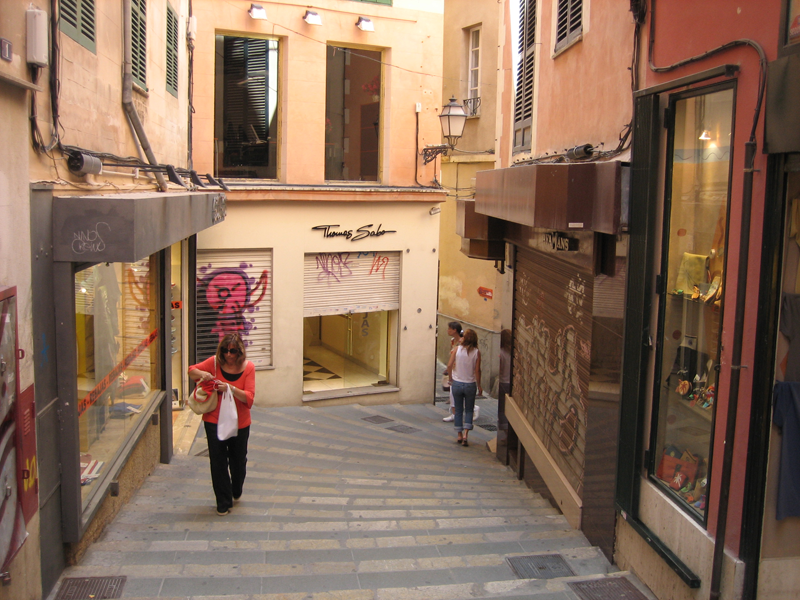
#> input picture 5. Computer Vision/TP1/images/palma.png, 800 x 600 px
$ jupyter execute --allow-errors restoration_student_bastien_billiot.ipynb
#> lines starting #> are read from the running program, lines starting #| are printed output that depends on the picture; after the words box and inside, x2 and y2 are one past the last pixel; in counts of white or black regions, pixels touching at a corner belong together; long printed decimals are rounded
# Part 3 : Restoration

In this part of the TP, we are going to look at image restoration. We will look at several type of noise and ways to remove this noise. We first define some helper functions.

### Your task

In the lab work, you must fill in the code in the places marked FILL IN CODE, or answer the written questions directly on the notebook.

[cell 1]
from matplotlib import pyplot as plt
import numpy as np
import imageio
from skimage import color

is_colab = False


def read_image(file_name):
#> called with file_name = 'images/palma.png'
    img_color = imageio.imread(file_name)
#> img_color is the input picture: shape (600, 800, 3); mean R, G, B 138.6, 110.9, 91.7
    img_gray = color.rgb2gray(img_color)
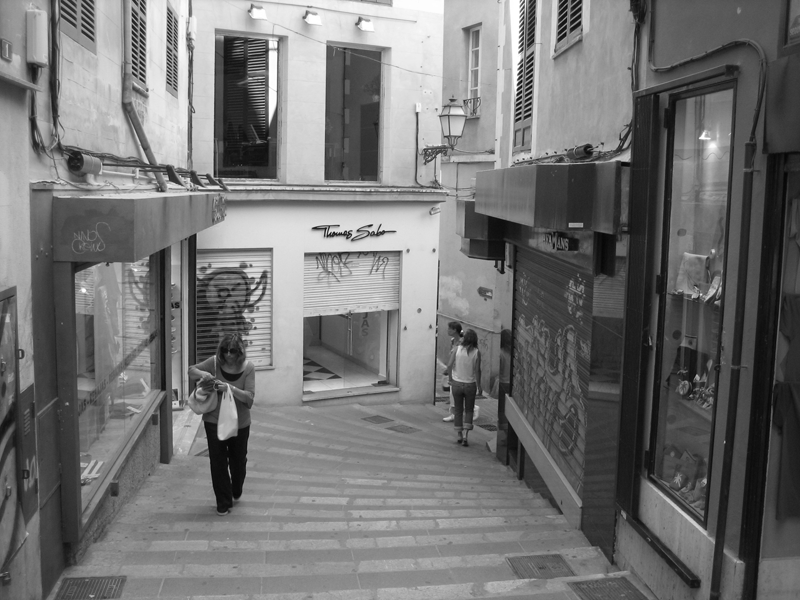
#> img_gray: shape (600, 800) float64; min 0.0229, max 1, mean 0.453
    return img_gray,img_color

def write_image(img_in,file_name_out):
    imageio.imwrite(file_name_out, np.uint8(255.0*img_in))

def display_image(img_in):
    plt.figure(figsize=(10, 10))
    if (img_in.ndim == 2):
        plt.imshow(img_in,cmap='gray')
    elif (img_in.ndim == 3):
        # careful, in this case we supppose the pixel values are between 0 and 255
        plt.imshow(np.uint8(img_in))
    else:
        print('Error, unknown number of dimensions in image')
    return

[cell 2]
file_dir = 'images/'
file_name = 'palma'
file_ext = '.png'

if (is_colab == True):
  !wget "https://perso.telecom-paristech.fr/anewson/doc/images/palma.png"
  img_gray,_ = read_image(file_name+file_ext)
else:
  img_gray,_ = read_image(file_dir+file_name+file_ext)

display_image(img_gray)
img_gray.shape
#> Out = (600, 800)

We will look at the following noise types :

- Gaussian noise
- Impulse (salt-and-pepper, 0 or 1) noise
- Missing pixels

Fill in the following functions to add this noise to a gray-level image. Do not forget to clip the pixel values to the range $(0,1)$ (np.clip).

[cell 3]
def add_gaussian_noise(img_in,sigma_noise):

    # FILL IN CODE
#> called with sigma_noise = 0.05
    gaussian_noise = np.random.normal(0, sigma_noise, size=(img_in.shape))
    img_out = np.clip(img_in + gaussian_noise, 0, 1)
    return img_out

# we define the impulse probability p as the probability of a pixel not being affected
def add_impulse_noise(img_in,p=0.9):
    # FILL IN CODE
#> called with p = 0.9
    img_out = img_in.copy()
    for i in range(img_in.shape[0]):
        for j in range(img_in.shape[1]):
            if np.random.binomial(1,p,1)[0] != 1:
                if np.random.binomial(1,0.5,1)[0] == 0:
                    img_out[i, j] = 0
                else :
                    img_out[i, j] = 1
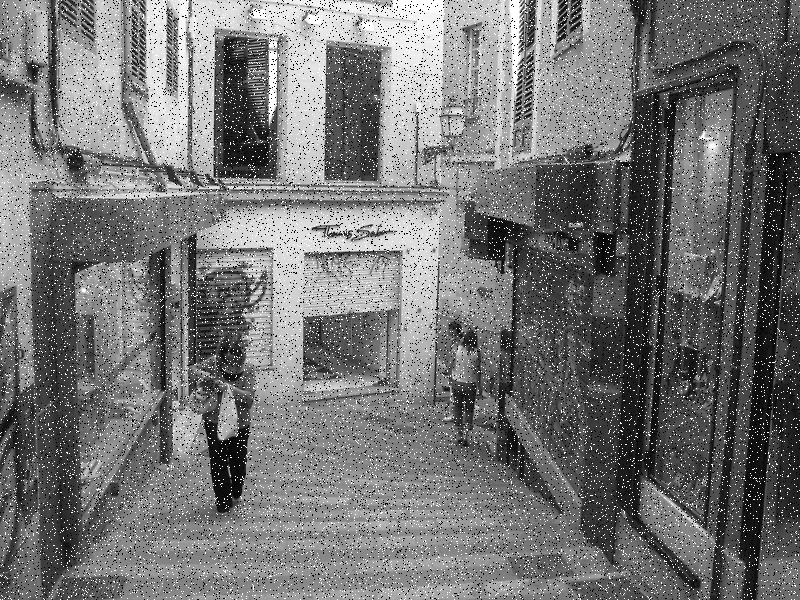
#> img_out: shape (600, 800) float64; 10.05% of pixels changed, all inside (x1, y1, x2, y2) = (0, 0, 800, 600)
    return img_out

def add_missing_pixels_noise(img_in,p=0.9):
    # FILL IN CODE
#> called with p = 0.9
    img_out = img_in.copy()
    for i in range(img_in.shape[0]):
        for j in range(img_in.shape[1]):
            if np.random.binomial(1,p,1)[0] == 0:
                img_out[i, j] = 0
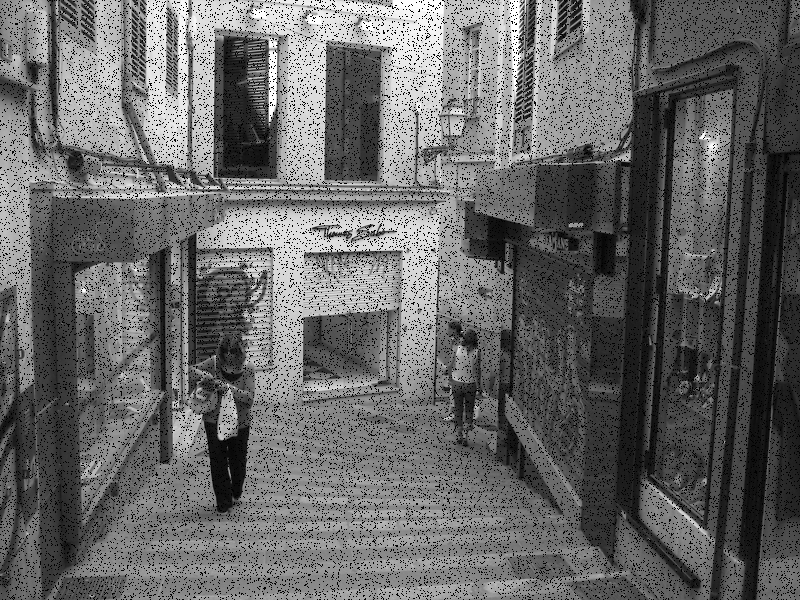
#> img_out: shape (600, 800) float64; 10% of pixels changed, all inside (x1, y1, x2, y2) = (0, 0, 800, 600)
    return img_out

Add the different noises to the input image, and display (or write) the results. Use the following parameters :

- sigma_noise=0.05 for the gaussian noise
- $p=0.9$, the probability of a pixel __not__ being affected, for the impulse noise and missing pixels

[cell 4]
sigma_noise = 0.05
img_gray_gaussian = add_gaussian_noise(img_gray, sigma_noise)
write_image(img_gray_gaussian,file_name+'_gaussian_noise.png')

img_gray_impulse = add_impulse_noise(img_gray, 0.9)
write_image(img_gray_impulse,file_name+'_impulse_noise.png')

img_gray_missing = add_missing_pixels_noise(img_gray, 0.9)
write_image(img_gray_missing,file_name+'_missing_pixels.png')

__Question__ For each type of noise, propose a restoration filter (see course slides).

__Answer__ As presented in the slides here are the restoration filter for each type of noise :
* Gaussian noise can be removed using a smoothing filter (or Gaussian filter)
* As with the impulse noise and the (random) missing pixels, only a few pixels are damaged, we can restore the image using the median filter for both

Implement these restoration filters in appropriately named functions, and write the corresponding output images. Try to find the parameters which give the best results (visually).

__IMPORTANT NOTE__, you can use the filtering functions of the ``scipy.ndimage`` package, where the filtering is already implemented (do not re-implement the filters)

[cell 5]
from scipy.ndimage.filters import gaussian_filter, median_filter

# FILL IN CODE : CREATE THE FUNCTIONS TO CARRY OUT THE RESTORATION FILTERS AND WRITE THE RESULTS
img_gray_gaussian_r = gaussian_filter(img_gray_gaussian, sigma = 0.9)
img_gray_impulse_r = median_filter(img_gray_impulse, size = 3)
img_gray_missing_r = median_filter(img_gray_missing, size = 3)

write_image(img_gray_gaussian_r, file_name + '_gaussian_restored.png')
write_image(img_gray_impulse_r, file_name + '_impulse_restored.png')
write_image(img_gray_missing_r, file_name + '_missing_restored.png')

__Question__ Roughly speaking, what is the tradeoff which you are trying to achieve by tuning the parameters ?

__Answer__ Roughly speaking,
* For the Gaussian filter, we are trying to find a tradeoff in blurring the image (increase the value of sigma). Indeed, blurring enables to smooth the noise introduced in pixels. Thus, if we don't have a value of sigma which is high enough, we don't smooth the noisy picture and the filter is useless. On the contrary, if we set a too high sigma value, the filtered image is too blurry.
* For the median filter (impulse noise and missing pixels), we are trying to find a tradeoff in the size of the region we consider around a pixel to take its median value and affect it to the pixel. Indeed, if we don't consider a large enough region, some pixel are not restored and if it is too large then the elements (regions) of the image "overlap", they are not distinguishable from one another

### Evaluation

A commonly used metric for denoising is the ''Peak Signal-to-Noise Ratio'' (PSNR). This is linked to the commonly known mean squared error. The mean squared error is defined, for a reference image $Y$ and a restored image $Y$, of size $m \times n$ as :

- MSE$(Y,I) = \frac{1}{mn} \sum_{x,y} \left( I_{x,y} - Y_{x,y}\right)^2 $

The PSNR is defined, in Decibels, as :

PSNR$(Y,I) = 10 * \log{\left( \frac{I_{max}^2}{MSE(Y,I)} \right)}$,

where $I_{max}$ is the maximum value of the image. For us (normalised to 1), this gives :

PSNR$(Y,I) = -10 * \log{ \left({MSE(Y,I)} \right)}$.

Implement this in a function, and create a code to plot the PSNR for several values of the paramter, __in the Gaussian case only (first filter)__.

[cell 6]
def PSNR(img,img_ref):
    # FILL IN CODE
    sum = 0
    img = img.astype(np.float64) / 255.
    img_ref = img_ref.astype(np.float64) / 255.
    mse = np.mean((img_ref - img) ** 2)
    psnr = -10 * np.log(mse)
    return psnr

# FILL IN CODE : TEST THE PSNR FOR SEVERAL VALUES OF SIGMA
def PSNR_test(img_in, sigma):
    img_gray_gaussian = add_gaussian_noise(img_in, sigma)
    img_gray_gaussian_r = gaussian_filter(img_gray_gaussian, sigma = sigma)
    psnr = PSNR(img_gray_gaussian_r, img_gray_gaussian)
    return psnr

[cell 7]
for sigma in [0.01, 0.1, 0.5, 1, 2, 5]:
    psnr = PSNR_test(img_gray, sigma)
    print("With sigma = ", sigma)
    print("We have PSNR = ",psnr)
#> this loop made 6 passes
#> psnr on passes 1 to 6: inf, inf, 149.8, 130.8, 126.8, 125.3
#| We have PSNR =  inf
#| We have PSNR =  inf
#| We have PSNR =  149.808
#| We have PSNR =  130.758
#| We have PSNR =  126.802
#| We have PSNR =  125.346

## FUTHER RESTORATION TECHNIQUES (THIS IS NOT OBLIGATORY)

## Deconvolution

In this part of the TP, we are going to try and invert a convolution operation. This is called __deconvolution__, and can be carried out in the Fourier domain, as follows. For an image $I$, filter $f$ and an output $Y$, if we have :

$Y = I \ast f$,

then using the convolution theorem (see lesson), we have :

$I = \text{IFFT}\left(\frac{\hat{Y}}{\hat{f}}\right)$

where $\hat{Y}$ and $\hat{f}$ are the Fourier transforms of $Y$ and $f$ respectively.

To simplify the problem, we take a square image for this part of the TP.

[cell 8]
file_dir = 'images/'
file_name = 'boston'
file_ext = '.png'

if (is_colab == True):
  !wget "https://perso.telecom-paristech.fr/anewson/doc/images/boston.png"
  img_gray,_ = read_image(file_name+file_ext)
else:
  img_gray,_ = read_image(file_dir+file_name+file_ext)
#> call 2 of read_image, with file_name = 'images/boston.png'
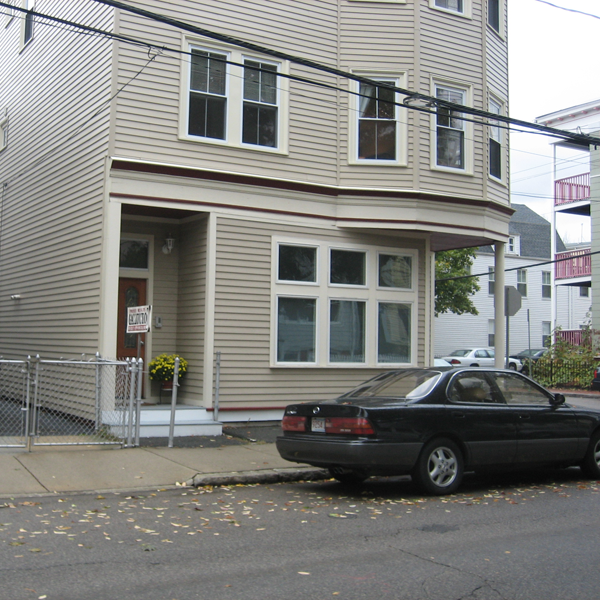
#> input picture 5. Computer Vision/TP1/images/boston.png, 600 x 600 px
#> in read_image, img_color is the input picture: shape (600, 600, 3); mean R, G, B 132.2, 132.4, 129.1
#> in read_image (call 2), `img_gray = color.rgb2gray(img_color)`:
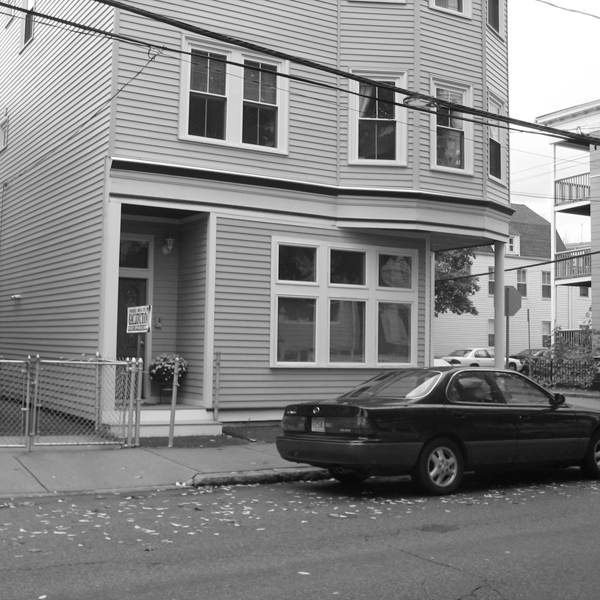
#> img_gray: shape (600, 600) float64; min 0.0275, max 1, mean 0.518
img_gray.shape

display_image(img_gray)
img_gray.shape
#> Out = (600, 600)

Now, let us consider the following fiter, defined in the Fourier domain :

[cell 9]
from scipy import signal

img_size = img_gray.shape[0]
#> img_size = 600
h_size = int(np.floor(img_size/2.0))
#> h_size = 300
f_hat = np.zeros((img_size,img_size))

X = np.asarray(range(-h_size,h_size))
#> X = 600 values from -300 to 299
f_hat = np.tile( np.expand_dims( np.exp(-( X**2) / (2.0*(20.0**2))) , axis=1), (1,img_size)).T
f_hat /= f_hat.sum()
f_hat = np.fft.ifftshift(f_hat)
plt.imshow( np.log( np.abs(f_hat)+1), cmap = 'gray')

print(f_hat.shape)
#| (600, 600)
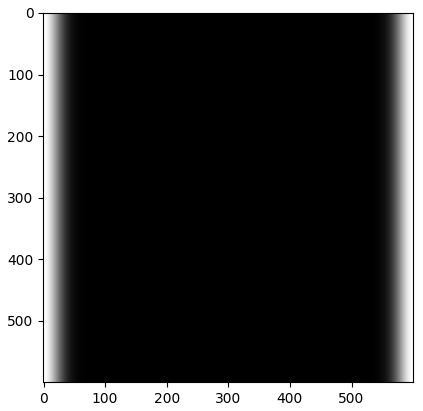
#> figure drawn by matplotlib, 1 panel
